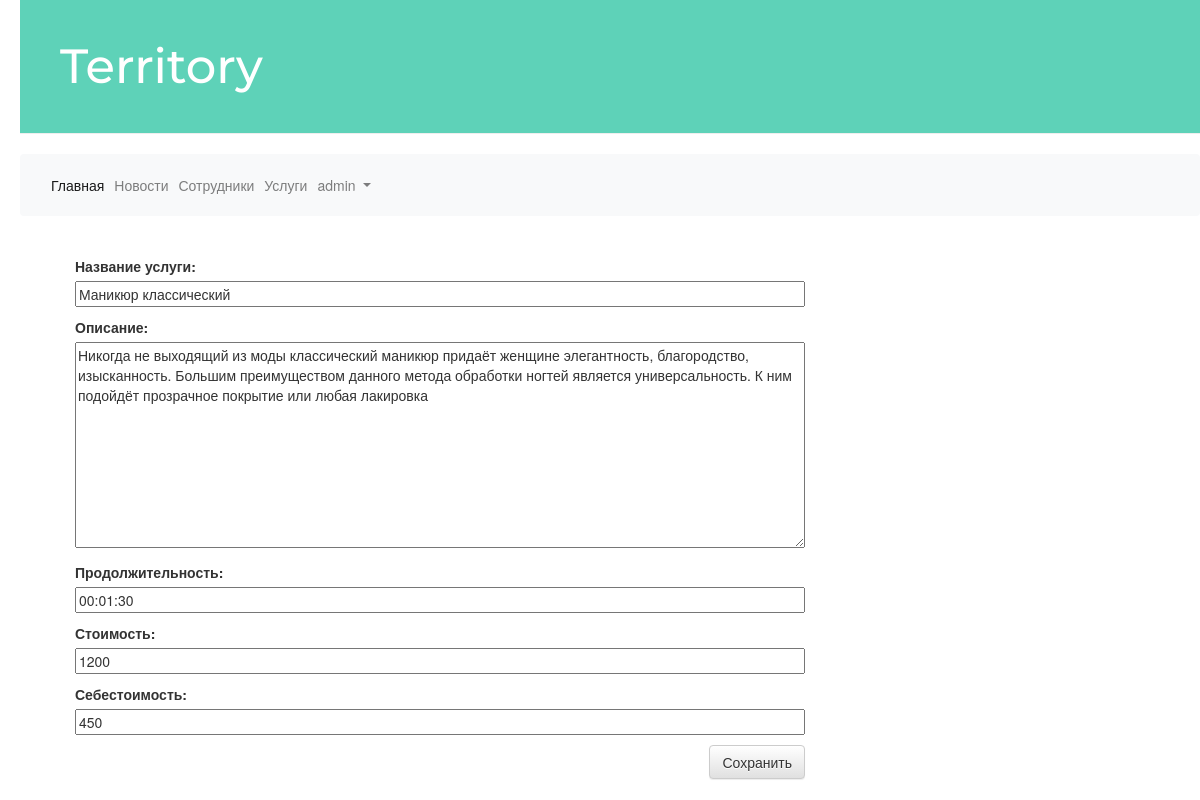
Screenshot of /service/service/1/edit/ (signed in) with the database file from the repository.
### accounts/models.py (models this page shows, shortened)
class Customer(AbstractUser):
    number = PhoneNumberField(unique=False, null=False, blank=False)
    birth_date = models.DateField(null=True, blank=True)
    objects = UserManager()
    class Meta:
        db_table = 'customer'

### service/models.py (models this page shows, shortened)
class Service(models.Model):
    name = models.CharField('Название услуги', max_length=250, blank=True)
    cost_price = models.PositiveIntegerField('Себестоимость')
    price = models.PositiveIntegerField('Стоимость')
    description = models.TextField('Описание')
    duration = models.DurationField('Продолжительность')
    class Meta:
        db_table = 'service'

### service/views.py (the view)
# urls.py: path("service/<int:pk>/edit/", views.service_edit, name="service_edit"),
@login_required
def service_edit(request, pk):
    service = get_object_or_404(Service, pk=pk)
    if request.method == 'POST':
        form = ServiceForm(request.POST, instance=service)
        if form.is_valid():
            service = form.save(commit=False)
            service.save()
            return redirect('service_detail', pk=service.pk)
    else:
        form = ServiceForm(instance=service)
    return render(request, 'service/service_edit.html', {
        'service_form': form})

### service/forms.py
class ServiceForm(forms.ModelForm):
    class Meta:
        model = models.Service
        fields = ['name', 'description', 'duration', 'price', 'cost_price']

### territory/templates/service/service_edit.html (shortened to what this page needs)
{% extends 'base.html' %}
{% block content %}
    <form method="POST" class="post-form">{% csrf_token %}
        {{ service_form.as_p }}
        <button type="submit" class="save btn btn-default">Сохранить</button>
    </form>
{% endblock %}

### territory/templates/navbar.html (shortened to what this page needs)
<nav class="navbar navbar-expand-sm navbar-light bg-light">
  <div class="collapse navbar-collapse" id="navbarSupportedContent">
    <ul class="navbar-nav mr-auto">
      <li class="nav-item active">
        <a class="nav-link" href="{% url 'home' %}">Главная <span class="sr-only">(current)</span></a>
      </li>
      <li class="nav-item">
        <a class="nav-link" href="{% url 'post_list' %}">Новости</a>
      </li>
        <li class="nav-item">
        <a class="nav-link" href="{% url 'employee_list' %}">Сотрудники</a>
      </li>
        <li class="nav-item">
            <a class="nav-link" href="{% url 'service_list' %}">Услуги</a>
        </li>
      <li class="nav-item dropdown">
        <a class="nav-link dropdown-toggle" href="#" id="navbarDropdown" role="button" data-toggle="dropdown" aria-haspopup="true" aria-expanded="false">
            {% if user.is_authenticated %}
              {{ user.username }}
            {% else %}
              Вход
            {% endif %}
        </a>
      </li>
    </ul>
  </div>
</nav>

### blog/static/css/blog.css (style rules this page uses)
body { padding-left: 20px; }
.save { float: right; }
.post-form textarea, .post-form input { width: 100%; }

### rows the page displays
Customer: username "admin"
Service: name "Маникюр классический", description "Никогда не выходящий из моды классический маникюр придаёт женщине элегантность, благородство, изысканность. Большим преимуществом данного метода обработки ногтей является универсальность. К ним подойдёт прозрачное покрытие или любая лакировка", duration "00:01:30", price "1200", cost_price "450"
